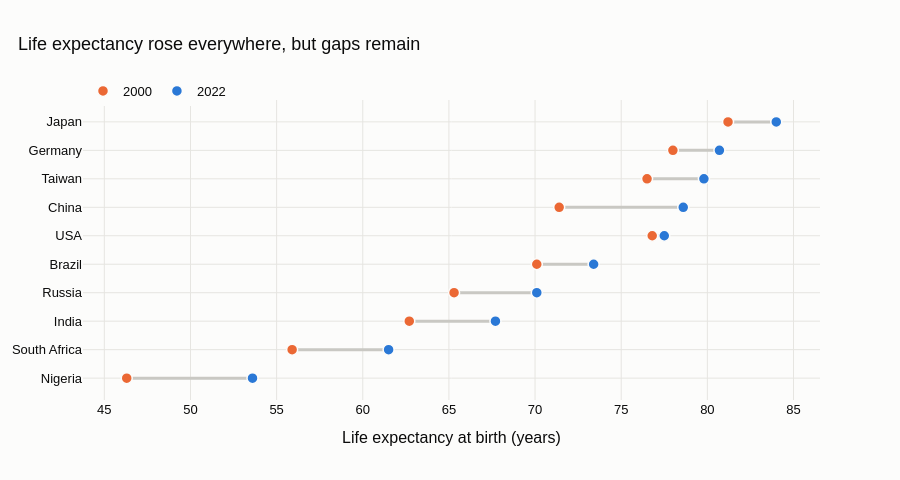

Notebook code cell kept with this figure:
### Markdown cell above
### plotly

### Code cell
import plotly.graph_objects as go
fig = go.Figure()
for _, r in df.iterrows():
    fig.add_trace(go.Scatter(x=[r[start], r[end]], y=[r["country"]] * 2, mode="lines",
                             line=dict(color="#c9c8c3", width=3), showlegend=False, hoverinfo="skip"))
fig.add_trace(go.Scatter(x=df[start], y=df["country"], mode="markers", name=start[1:],
                         marker=dict(color=PALETTE[1], size=11, line=dict(color="#fcfcfb", width=1.5))))
fig.add_trace(go.Scatter(x=df[end], y=df["country"], mode="markers", name=end[1:],
                         marker=dict(color=PALETTE[0], size=11, line=dict(color="#fcfcfb", width=1.5))))
fig.update_layout(title=title, xaxis_title="Life expectancy at birth (years)", height=480,
                  legend=dict(orientation="h", y=1.08, x=0))
fig.show()

### Figure 1 — Plotly figure (JSON) as saved in the notebook; plotly's stock layout.template omitted (floating-point values rounded to 4 significant figures)
{"data": [{"hoverinfo": "skip", "line": {"color": "#c9c8c3", "width": 3}, "mode": "lines", "showlegend": false, "type": "scatter", "x": [46.3, 53.6], "y": ["Nigeria", "Nigeria"]}, {"hoverinfo": "skip", "line": {"color": "#c9c8c3", "width": 3}, "mode": "lines", "showlegend": false, "type": "scatter", "x": [55.9, 61.5], "y": ["South Africa", "South Africa"]}, {"hoverinfo": "skip", "line": {"color": "#c9c8c3", "width": 3}, "mode": "lines", "showlegend": false, "type": "scatter", "x": [62.7, 67.7], "y": ["India", "India"]}, {"hoverinfo": "skip", "line": {"color": "#c9c8c3", "width": 3}, "mode": "lines", "showlegend": false, "type": "scatter", "x": [65.3, 70.1], "y": ["Russia", "Russia"]}, {"hoverinfo": "skip", "line": {"color": "#c9c8c3", "width": 3}, "mode": "lines", "showlegend": false, "type": "scatter", "x": [70.1, 73.4], "y": ["Brazil", "Brazil"]}, {"hoverinfo": "skip", "line": {"color": "#c9c8c3", "width": 3}, "mode": "lines", "showlegend": false, "type": "scatter", "x": [76.8, 77.5], "y": ["USA", "USA"]}, {"hoverinfo": "skip", "line": {"color": "#c9c8c3", "width": 3}, "mode": "lines", "showlegend": false, "type": "scatter", "x": [71.4, 78.6], "y": ["China", "China"]}, {"hoverinfo": "skip", "line": {"color": "#c9c8c3", "width": 3}, "mode": "lines", "showlegend": false, "type": "scatter", "x": [76.5, 79.8], "y": ["Taiwan", "Taiwan"]}, {"hoverinfo": "skip", "line": {"color": "#c9c8c3", "width": 3}, "mode": "lines", "showlegend": false, "type": "scatter", "x": [78.0, 80.7], "y": ["Germany", "Germany"]}, {"hoverinfo": "skip", "line": {"color": "#c9c8c3", "width": 3}, "mode": "lines", "showlegend": false, "type": "scatter", "x": [81.2, 84.0], "y": ["Japan", "Japan"]}, {"marker": {"color": "#eb6834", "line": {"color": "#fcfcfb", "width": 1.5}, "size": 11}, "mode": "markers", "name": "2000", "type": "scatter", "x": [46.3, 55.9, 62.7, 65.3, 70.1, 76.8, 71.4, 76.5, 78.0, 81.2], "y": ["Nigeria", "South Africa", "India", "Russia", "Brazil", "USA", "China", "Taiwan", "Germany", "Japan"]}, {"marker": {"color": "#2a78d6", "line": {"color": "#fcfcfb", "width": 1.5}, "size": 11}, "mode": "markers", "name": "2022", "type": "scatter", "x": [53.6, 61.5, 67.7, 70.1, 73.4, 77.5, 78.6, 79.8, 80.7, 84.0], "y": ["Nigeria", "South Africa", "India", "Russia", "Brazil", "USA", "China", "Taiwan", "Germany", "Japan"]}], "layout": {"height": 480, "legend": {"orientation": "h", "x": 0, "y": 1.08}, "title": {"text": "Life expectancy rose everywhere, but gaps remain"}, "xaxis": {"title": {"text": "Life expectancy at birth (years)"}}}}
